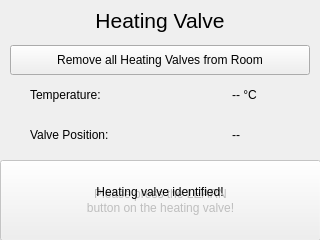
<?xml version="1.0" encoding="UTF-8"?>
<ui version="4.0">
 <class>LearnHeatingValve</class>
 <widget class="QWidget" name="LearnHeatingValve">
  <property name="geometry">
   <rect>
    <x>0</x>
    <y>0</y>
    <width>320</width>
    <height>240</height>
   </rect>
  </property>
  <widget class="QPushButton" name="teachDescription">
   <property name="enabled">
    <bool>false</bool>
   </property>
   <property name="geometry">
    <rect>
     <x>0</x>
     <y>160</y>
     <width>321</width>
     <height>81</height>
    </rect>
   </property>
   <property name="text">
    <string>Please press the LEARN
button on the heating valve!</string>
   </property>
  </widget>
  <widget class="QLabel" name="sensorLearnSuccess">
   <property name="geometry">
    <rect>
     <x>0</x>
     <y>170</y>
     <width>320</width>
     <height>44</height>
    </rect>
   </property>
   <property name="text">
    <string>Heating valve identified!</string>
   </property>
   <property name="alignment">
    <set>Qt::AlignCenter</set>
   </property>
  </widget>
  <widget class="QWidget" name="settingsHead" native="true">
   <property name="geometry">
    <rect>
     <x>0</x>
     <y>0</y>
     <width>320</width>
     <height>40</height>
    </rect>
   </property>
   <property name="autoFillBackground">
    <bool>false</bool>
   </property>
   <widget class="QLabel" name="settingLabel">
    <property name="geometry">
     <rect>
      <x>0</x>
      <y>0</y>
      <width>320</width>
      <height>40</height>
     </rect>
    </property>
    <property name="sizePolicy">
     <sizepolicy hsizetype="Expanding" vsizetype="Expanding">
      <horstretch>0</horstretch>
      <verstretch>0</verstretch>
     </sizepolicy>
    </property>
    <property name="font">
     <font>
      <family>Ubuntu</family>
      <pointsize>16</pointsize>
     </font>
    </property>
    <property name="text">
     <string>Heating Valve</string>
    </property>
    <property name="alignment">
     <set>Qt::AlignCenter</set>
    </property>
   </widget>
   <widget class="QPushButton" name="back">
    <property name="geometry">
     <rect>
      <x>0</x>
      <y>0</y>
      <width>51</width>
      <height>40</height>
     </rect>
    </property>
    <property name="sizePolicy">
     <sizepolicy hsizetype="Preferred" vsizetype="Expanding">
      <horstretch>0</horstretch>
      <verstretch>0</verstretch>
     </sizepolicy>
    </property>
    <property name="font">
     <font>
      <pointsize>14</pointsize>
     </font>
    </property>
    <property name="icon">
     <iconset resource="icons.qrc">
      <normaloff>:/settings/icons/arrow_left_white.svg</normaloff>:/settings/icons/arrow_left_white.svg</iconset>
    </property>
    <property name="iconSize">
     <size>
      <width>18</width>
      <height>18</height>
     </size>
    </property>
    <property name="flat">
     <bool>true</bool>
    </property>
   </widget>
  </widget>
  <widget class="QLabel" name="labelTemperature">
   <property name="geometry">
    <rect>
     <x>30</x>
     <y>80</y>
     <width>150</width>
     <height>30</height>
    </rect>
   </property>
   <property name="text">
    <string>Temperature:</string>
   </property>
  </widget>
  <widget class="QLabel" name="labelValvePosition">
   <property name="geometry">
    <rect>
     <x>30</x>
     <y>120</y>
     <width>150</width>
     <height>30</height>
    </rect>
   </property>
   <property name="text">
    <string>Valve Position:</string>
   </property>
  </widget>
  <widget class="QLabel" name="labelTemperatureValue">
   <property name="geometry">
    <rect>
     <x>185</x>
     <y>80</y>
     <width>55</width>
     <height>30</height>
    </rect>
   </property>
   <property name="text">
    <string notr="true">--</string>
   </property>
   <property name="alignment">
    <set>Qt::AlignRight|Qt::AlignTrailing|Qt::AlignVCenter</set>
   </property>
  </widget>
  <widget class="QLabel" name="labelTemperatureUnit">
   <property name="geometry">
    <rect>
     <x>240</x>
     <y>80</y>
     <width>50</width>
     <height>30</height>
    </rect>
   </property>
   <property name="text">
    <string notr="true"> °C</string>
   </property>
  </widget>
  <widget class="QLabel" name="labelValvePositionValue">
   <property name="geometry">
    <rect>
     <x>185</x>
     <y>120</y>
     <width>55</width>
     <height>30</height>
    </rect>
   </property>
   <property name="text">
    <string notr="true">--</string>
   </property>
   <property name="alignment">
    <set>Qt::AlignRight|Qt::AlignTrailing|Qt::AlignVCenter</set>
   </property>
  </widget>
  <widget class="QPushButton" name="removeValves">
   <property name="geometry">
    <rect>
     <x>10</x>
     <y>45</y>
     <width>300</width>
     <height>30</height>
    </rect>
   </property>
   <property name="text">
    <string>Remove all Heating Valves from Room</string>
   </property>
  </widget>
 </widget>
 <resources>
  <include location="icons.qrc"/>
 </resources>
 <connections/>
</ui>
